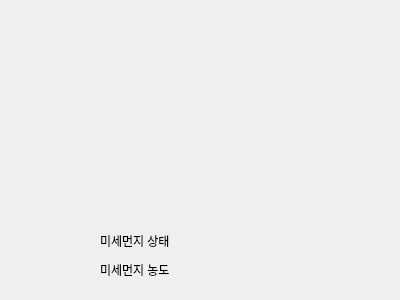
<?xml version="1.0" encoding="UTF-8"?>
<ui version="4.0">
 <class>weatherclass</class>
 <widget class="QWidget" name="weatherclass">
  <property name="geometry">
   <rect>
    <x>0</x>
    <y>0</y>
    <width>400</width>
    <height>300</height>
   </rect>
  </property>
  <property name="windowTitle">
   <string>Form</string>
  </property>
  <widget class="QLabel" name="pm10Value24">
   <property name="geometry">
    <rect>
     <x>100</x>
     <y>254</y>
     <width>221</width>
     <height>31</height>
    </rect>
   </property>
   <property name="text">
    <string>미세먼지 농도</string>
   </property>
  </widget>
  <widget class="QLabel" name="pm10grade">
   <property name="geometry">
    <rect>
     <x>130</x>
     <y>50</y>
     <width>141</width>
     <height>151</height>
    </rect>
   </property>
   <property name="text">
    <string/>
   </property>
  </widget>
  <widget class="QLabel" name="pm10gradetxt">
   <property name="geometry">
    <rect>
     <x>100</x>
     <y>230</y>
     <width>221</width>
     <height>21</height>
    </rect>
   </property>
   <property name="text">
    <string>미세먼지 상태</string>
   </property>
  </widget>
 </widget>
 <resources/>
 <connections/>
</ui>
